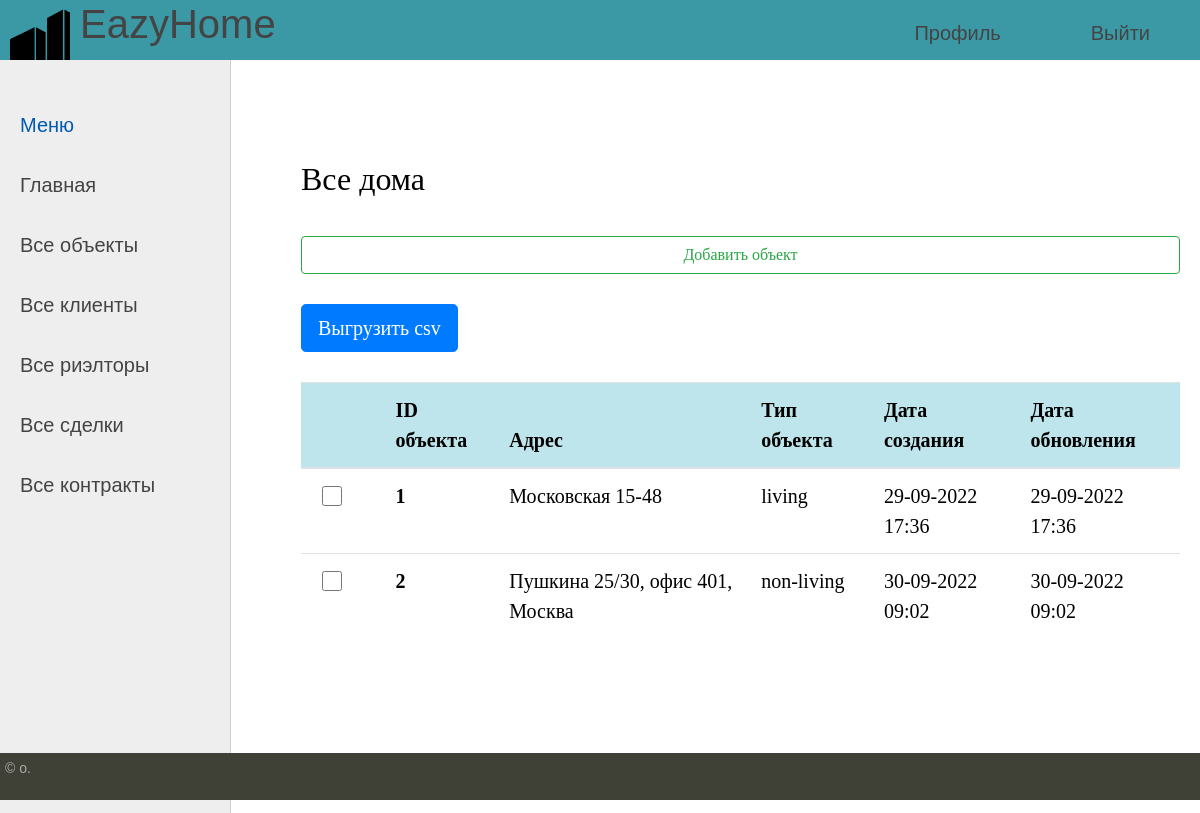
Screenshot of /buildings/ with the database file from the repository.
### buildings/models.py (models this page shows)
class Estate(models.Model):
    LIVING = 'Жилое'
    NONLIVING = 'Не жилое'
    TYPE = [
        (LIVING, "Жилое"),
        (NONLIVING, "Не жилое"),
    ]
    id_estate = models.AutoField(auto_created=True, primary_key=True, serialize=False, verbose_name='id_estate')
    address = models.CharField(max_length=255, verbose_name="Адрес")
    active = models.BooleanField(verbose_name='Is active?', null=True)
    type_object = models.CharField(max_length=32, choices=TYPE, default=LIVING, verbose_name="Тип объекта")
    time_create = models.DateTimeField(auto_now_add=True, verbose_name="Дата создания")
    time_update = models.DateTimeField(auto_now_add=True, verbose_name="Дата обновления")

### buildings/views.py (the view)
# urls.py: path('buildings/', get_buildings, name='buildings'),
def get_buildings(request):
    model = Estate.objects.all()
    context = {
        'model': model,
        'menu': menu,
        'title': 'Все дома'
    }
    return render(request, 'buildings/estate.html', context = context)

### buildings/templates/buildings/estate.html
{% extends 'buildings/base.html' %}
{% block content %}
<h2>{{title}}</h2>
<button type="button" class="btn btn-outline-success" onclick="location.href={% url 'add_estate' %}">Добавить объект</button>
<button type="button" class="btn btn-primary btn-lg"onclick="location.href={% url 'import_csv_estate' %}">Выгрузить csv</button>
	<table class="table table-hover">
  <thead class="table-info">
    <tr>
        <th scope="col">⠀⠀⠀⠀</th>
        <th scope="col">ID объекта</th>
        <th scope="col">Адрес</th>
        <th scope="col">Тип объекта</th>
	    <th scope="col">Дата создания</th>
	    <th scope="col">Дата обновления</th>
        </tr>
  </thead>
  <tbody>
    {% for p in model %}
    <tr>
         <td>
             <div class="checkbox-container">
                 <input class="form-check-input" type="checkbox" id="checkboxNoLabel" value="" aria-label="...">
            </div>
         </td>
      <th scope="row">{{p.id_estate}}</th>
      <td>{{p.address}}</td>
      <td>{{p.type_object}}</td>
	  <td>{{p.time_create|date:"d-m-Y H:i"}}</td>
	  <td>{{p.time_update|date:"d-m-Y H:i"}}</td>
		{% endfor %}
    </tr>
  </tbody>
</table>
{% endblock %}

### buildings/static/buildings/css/styles.css (style rules this page uses)
html, body { font-family: 'Arial'; margin: 0; padding: 0; height: 100%; width: 100%; color: #444; }
.table-page tr { height: 100%; }
.btn.btn-outline-success { width: 100%; margin-top: 30px; margin-bottom: 30px; }
.btn.btn-primary { margin-bottom: 30px; }
.checkbox-container { display: flex; justify-content: center; }
.form-check-input { height: 20px; width: 20px; }

### rows the page displays
Estate: id_estate "1", address "Московская 15-48", type_object "living", time_create "29-09-2022 17:36", time_update "29-09-2022 17:36"
Estate: id_estate "2", address "Пушкина 25/30, офис 401, Москва", type_object "non-living", time_create "30-09-2022 09:02", time_update "30-09-2022 09:02"

### other values shown
{{ m.title }} "Профиль" "Выйти"
{{ title }} "Все дома"
